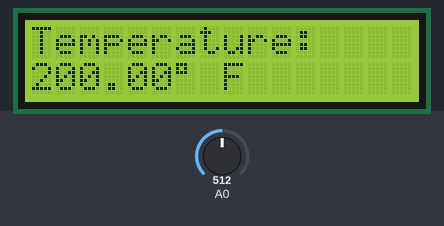
A sketch run on a simulated Arduino Uno, built with avr-gcc and run on an emulated ATmega328P. Shown: 16×2 character LCD. Inputs (shaded band) come from the test bench; at power-on: A0 = 512.

Above: at 1.6 s.
1.7 s: A0 set to 129
At 4.2 s:
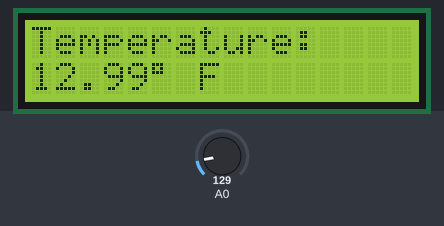
4.5 s: A0 set to 114
At 7.0 s:
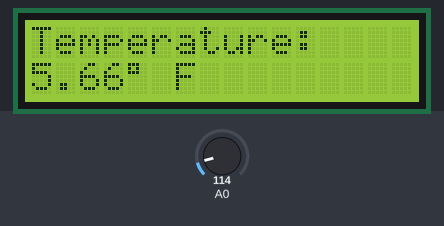
7.5 s: A0 set to 122
At 9.8 s:
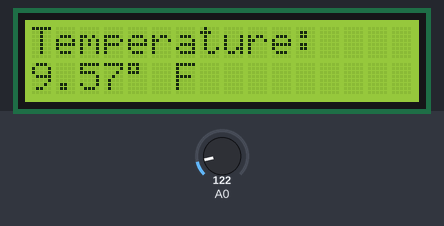
Timing chart, 0 to 11.3 s (numbered marks = the images above; inputs shaded):
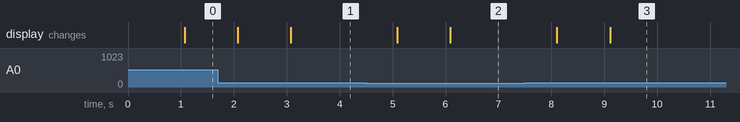

Measured:
- after the input at 1.7 s, the display: first changes after 0.37 s (image 1 shows a later state)
- after the input at 4.5 s, the display: first changes after 0.59 s (image 2 shows a later state)
- after the input at 7.5 s, the display: first changes after 0.60 s (image 3 shows a later state)

The sketch:

thermometer.ino
```cpp
//----------------------------------------------------------------
  //     Program:     LCD_temperature

  //     By: Constructed   https://www.youtube.com/channel/UCD4TpqX_CJW0d4YoLLaaHYA
//----------------------------------------------------------------
#include <LiquidCrystal.h>

// Arduino pins used for LCD
LiquidCrystal lcd(8,9,4,5,6,7);

void setup() {
    lcd.begin(16, 2);
}

void loop() {
    float temperature = 0.0;   // stores the calculated temperature
    int sample;                // counts through ADC samples
    float ten_samples = 0.0;   // stores sum of 10 samples


    for (sample = 0; sample < 10; sample++) {
        // convert A0 value to temperature
        temperature = ((float)analogRead(A0) * 5.0 / 1024.0) - 0.5;
        temperature = temperature / 0.01;
        // sample every 0.1 seconds
        delay(100);
        // sum of all samples
        ten_samples = ten_samples + temperature;
    }
    // get the average value of 10 temperatures
    temperature = ten_samples / 10.0;
    // display the temperature on the LCD
    lcd.setCursor(0, 0);
    lcd.print("Temperature:");
    lcd.setCursor (0,1);
    lcd.print (temperature);
    lcd.print((char)223);
    lcd.print(" F ");
    ten_samples = 0.0;
}
```
